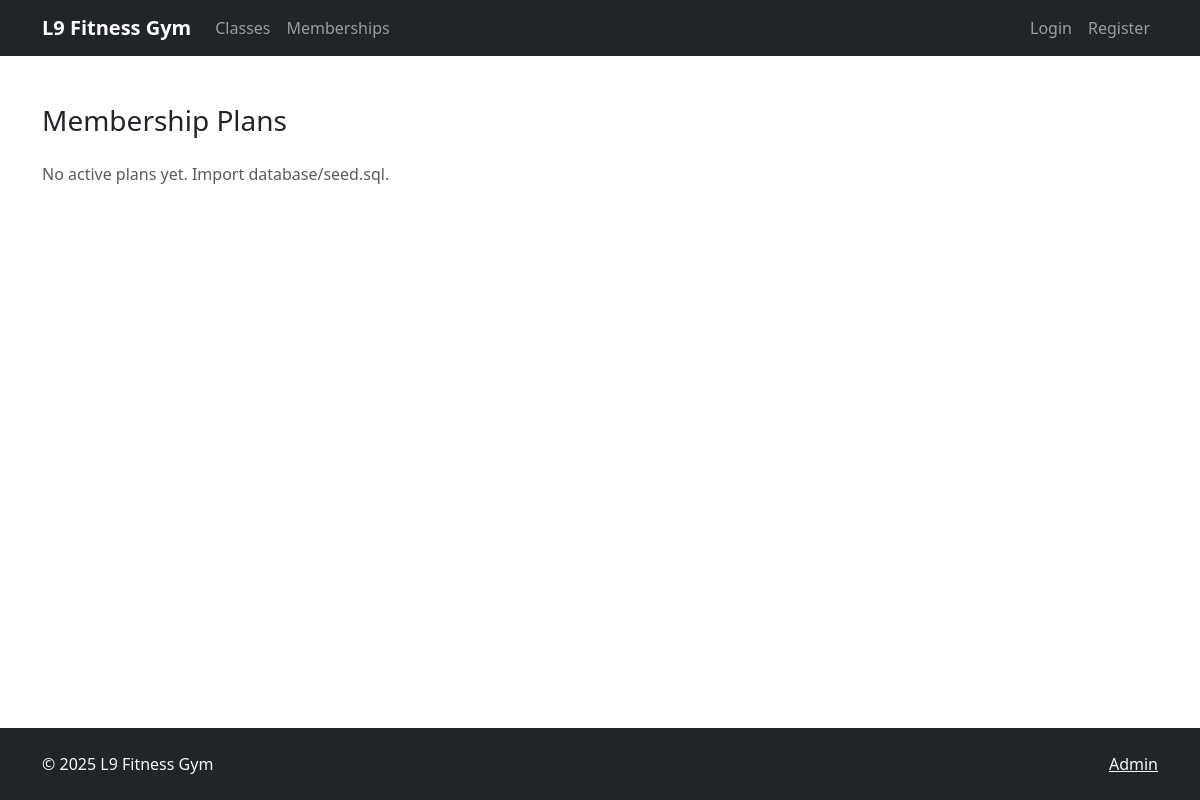
/public/memberships.php, run on an earlier commit of the app's database.
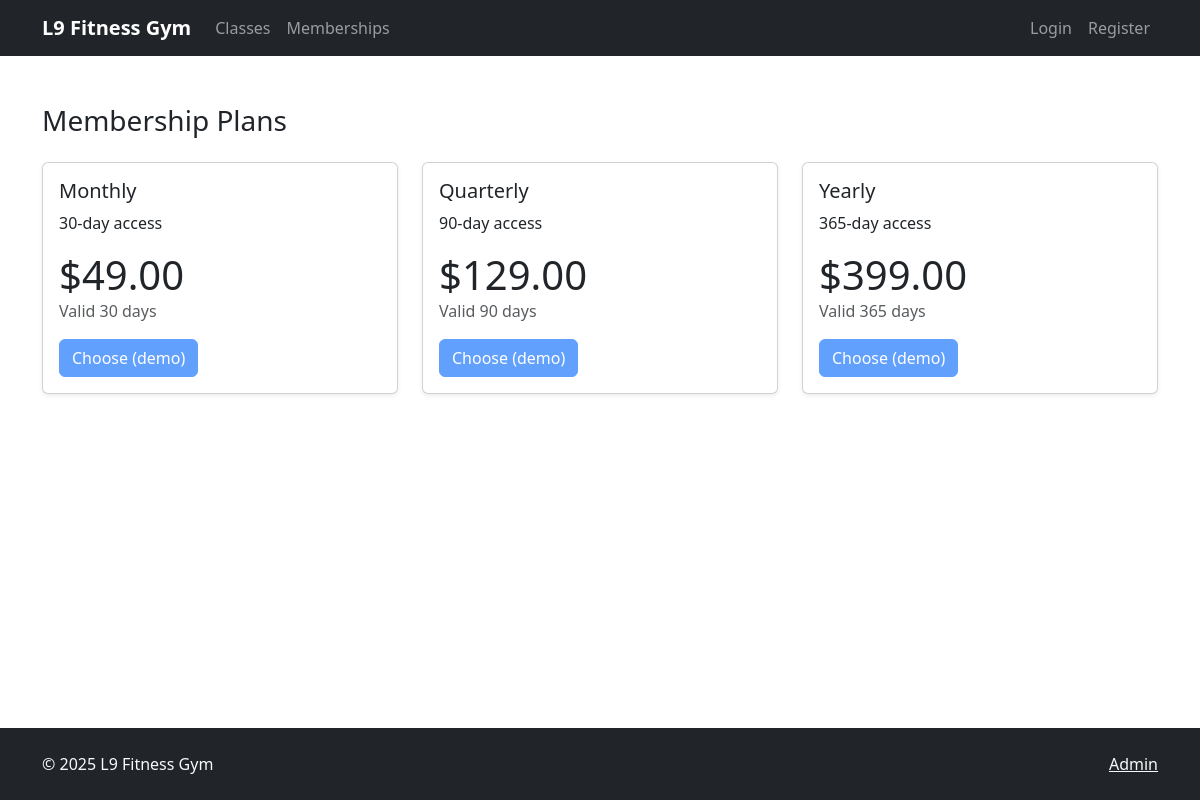
And on a later commit of the database.
### tables this page shows
CREATE TABLE membership_plans (
  id INT UNSIGNED PRIMARY KEY AUTO_INCREMENT,
  name VARCHAR(100) NOT NULL,
  description TEXT,
  duration_days SMALLINT UNSIGNED NOT NULL,  
  price DECIMAL(10,2) NOT NULL,
  is_active TINYINT(1) DEFAULT 1
);

### public/memberships.php (the view, shortened to what this page needs)
<?php include __DIR__ . '/../app/views/layouts/header.php'; ?>
<div class="container py-5">
  <h1 class="h3 mb-4">Membership Plans</h1>
  <?php $plans=$pdo->query('SELECT * FROM membership_plans WHERE is_active=1 ORDER BY price ASC')->fetchAll(); ?>
  <div class="row g-4">
    <?php foreach($plans as $p): ?>
      <div class="col-md-4"><div class="card h-100 shadow-sm"><div class="card-body">
        <h5 class="card-title"><?php echo htmlspecialchars($p['name']); ?></h5>
        <p class="card-text"><?php echo nl2br(htmlspecialchars($p['description'])); ?></p>
        <div class="display-6">$<?php echo number_format($p['price'],2); ?></div>
        <div class="text-muted">Valid <?php echo (int)$p['duration_days']; ?> days</div>
        <button class="btn btn-primary mt-3" disabled>Choose (demo)</button>
      </div></div></div>
    <?php endforeach; ?>
    <?php if(empty($plans)): ?><p class="text-muted">No active plans yet. Import database/seed.sql.</p><?php endif; ?>
  </div>
</div>
<?php include __DIR__ . '/../app/views/layouts/footer.php'; ?>

### app/views/layouts/header.php (shortened to what this page needs)
<!doctype html><html lang="en"><head>
<link href="https://cdn.jsdelivr.net/npm/bootstrap@5.3.3/dist/css/bootstrap.min.css" rel="stylesheet">
<link href="assets/css/main.css" rel="stylesheet"></head><body class="d-flex flex-column min-vh-100">
<nav class="navbar navbar-expand-lg navbar-dark bg-dark"><div class="container">
<a class="navbar-brand fw-bold" href="index.php">L9 Fitness Gym</a>
<div class="collapse navbar-collapse" id="nav">
<ul class="navbar-nav me-auto mb-2 mb-lg-0">
<li class="nav-item"><a class="nav-link" href="classes.php">Classes</a></li>
<li class="nav-item"><a class="nav-link" href="memberships.php">Memberships</a></li>
</ul>
<ul class="navbar-nav ms-auto">
<?php if (isset($_SESSION['user'])): ?>
<li class="nav-item"><a class="nav-link" href="profile.php"><?php echo htmlspecialchars($_SESSION['user']['name']); ?></a></li>
<li class="nav-item"><a class="nav-link" href="logout.php">Logout</a></li>
<?php else: ?>
<li class="nav-item"><a class="nav-link" href="login.php">Login</a></li>
<li class="nav-item"><a class="nav-link" href="register.php">Register</a></li>
<?php endif; ?>
</ul></div></div></nav><main class="flex-grow-1">

### app/views/layouts/footer.php (shortened to what this page needs)
</main>
<footer class="bg-dark text-light py-4 mt-5"><div class="container d-flex justify-content-between">
<div>&copy; <?php echo date('Y'); ?> L9 Fitness Gym</div><div><a class="link-light" href="admin.php">Admin</a></div>
</div></footer>
<script src="assets/js/app.js"></script></body></html>

### public/assets/css/main.css (style rules this page uses)
:root { --hero-grad: linear-gradient(180deg, rgba(0,0,0,.0), rgba(0,0,0,.35)); }

What changed in the data, as far as the page shows it:
added membership_plans: name "Monthly", description "30-day access", price "49.00", duration_days "30"
added membership_plans: name "Quarterly", description "90-day access", price "129.00", duration_days "90"
added membership_plans: name "Yearly", description "365-day access", price "399.00", duration_days "365"
Also different on the page:
text no longer shown: "No active plans yet. Import database/seed.sql."
